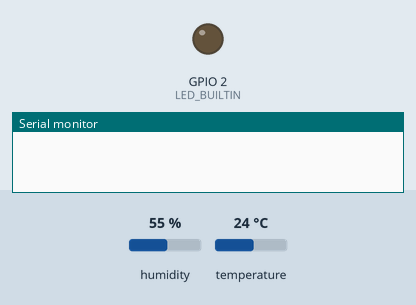
A program run on a simulated ESP32. Parts: output pins drawn as LEDs (lit = HIGH), the last lines printed to the serial monitor. Inputs (shaded band) come from the test bench; at power-on: humidity 55 %, temperature 24 °C. WiFi joins after 1.5 s; servers stay silent unless stated.

Above: at 0.0 s.
At 4.1 s:
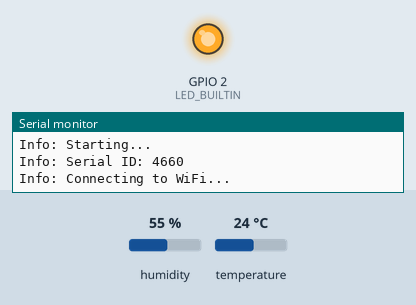
Timing chart, 0 to 5.6 s (numbered marks = the images above):
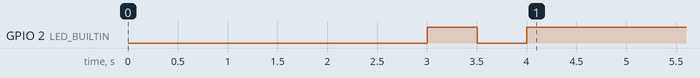

The program:

main.cpp
```cpp
#include <Arduino.h>
#include "DHTesp.h"
#include <ArduinoJson.h>
#include <HTTPClient.h>
#ifdef ESP32
#include <WiFi.h>
#elif defined(ESP8266)
#include <ESP8266WiFi.h>
#endif

// WiFi credentials
const char *WIFI_SSID = "YOUR_WIFI_SSID";
const char *WIFI_PASSWORD = "YOUR_WIFI_PASSWORD";

// Info-Dash credentials
const String HOST = "https://api.info-dash.lat/v1";
const String API_KEY = "YOUR_INFO-DASH_API_KEY";

// Info-Dash
const int INTERVAL = 10000; // 10 seconds
const int DHTPin = 4;


float humidity = 0;
float temperature = 0;
String sendJson = "";
DHTesp dht;

String getSerialID()
{
  uint64_t chipid = ESP.getEfuseMac();
  uint32_t chip = (uint32_t)(chipid >> 32);
  return (String)chip;
}

bool connectToWifi()
{
  static bool tick = false;
  byte attempt = 0;

  Serial.println("Info: Connecting to WiFi...");
  WiFi.mode(WIFI_STA);
  WiFi.begin(WIFI_SSID, WIFI_PASSWORD);

  while (WiFi.status() != WL_CONNECTED)
  {
    attempt++;
    tick = !tick;
    if (attempt > 20)
      return false;
    digitalWrite(LED_BUILTIN, tick);
    delay(500);
  }
  digitalWrite(LED_BUILTIN, WiFi.status() == WL_CONNECTED ? HIGH : LOW);
  return true;
}

String buildSendJson(String response)
{
  DynamicJsonDocument jsonResponse(1024);
  DynamicJsonDocument jsonPayload(1024);
  deserializeJson(jsonResponse, response);

  jsonPayload["serial"] = getSerialID();
  jsonPayload["apiKey"] = API_KEY;

  for (size_t i = 0; i < jsonResponse["stations"][0]["sensors"].size(); i++)
    jsonPayload["payloads"][i]["sensorId"] = jsonResponse["stations"][0]["sensors"][i]["sensorId"];

  String buildPayload;
  serializeJson(jsonPayload, buildPayload);
  jsonPayload.clear();
  jsonResponse.clear();
  return buildPayload;
}

bool connectToServer()
{
  Serial.println("Info: Connecting to server...");
  HTTPClient http;
  String url = HOST + "/network/access/" + API_KEY;

  http.begin(url);
  http.addHeader("Content-Type", "application/json");

  int httpCode = http.GET();

  if (httpCode <= 0)
    Serial.printf("Info: HTTP GET... failed, error: %s\n", http.errorToString(httpCode).c_str());
  else
  {
    Serial.printf("Info: HTTP GET... code = %d\n", httpCode);
    if (httpCode == HTTP_CODE_OK)
    {
      sendJson = buildSendJson(http.getString());
      return true;
    }
  }
  http.end();
  return false;
}

void readDHT()
{
  temperature = dht.getTemperature();
  humidity = dht.getHumidity();
  Serial.print("\nInfo: Temperature: ");
  Serial.print(temperature);
  Serial.print("°C");
  Serial.print(" Humidity: ");
  Serial.print(humidity);
  Serial.println("%");
}

String getPayload()
{
  DynamicJsonDocument doc(1024);
  deserializeJson(doc, sendJson);

  doc["payloads"][0]["value"] = (int)temperature;
  doc["payloads"][1]["value"] = (int)humidity;

  String payload;
  serializeJson(doc, payload);
  doc.clear();
  return payload;
}

void sendDataByHttp()
{
  HTTPClient http;
  http.begin(HOST);
  http.addHeader("Content-Type", "application/json");
  String payload = getPayload();
  int httpCode = http.POST(payload);
  Serial.println("Info: HTTP POST..code = " + (String)httpCode);
  http.end();
}

void setup()
{
  Serial.begin(115200);
  delay(1000);

  Serial.println("Info: Starting...");
  Serial.println("Info: Serial ID: " + getSerialID());
  delay(2000);

  dht.setup(DHTPin, DHTesp::DHT22);

  pinMode(LED_BUILTIN, OUTPUT);
  digitalWrite(LED_BUILTIN, LOW);
  connectToWifi();
}

void loop()
{
  static bool isConnectedToServer = false;
  static unsigned long currentMillis = millis();

  if (millis() - currentMillis > INTERVAL)
  {
    bool isWiFiConnected = WiFi.status() == WL_CONNECTED;
    currentMillis = millis();
    readDHT();
    digitalWrite(LED_BUILTIN, isWiFiConnected ? HIGH : LOW);

    if (isWiFiConnected)
    {
      if (isConnectedToServer)
        sendDataByHttp();
      else
        isConnectedToServer = connectToServer();
    }
  }
}
```
